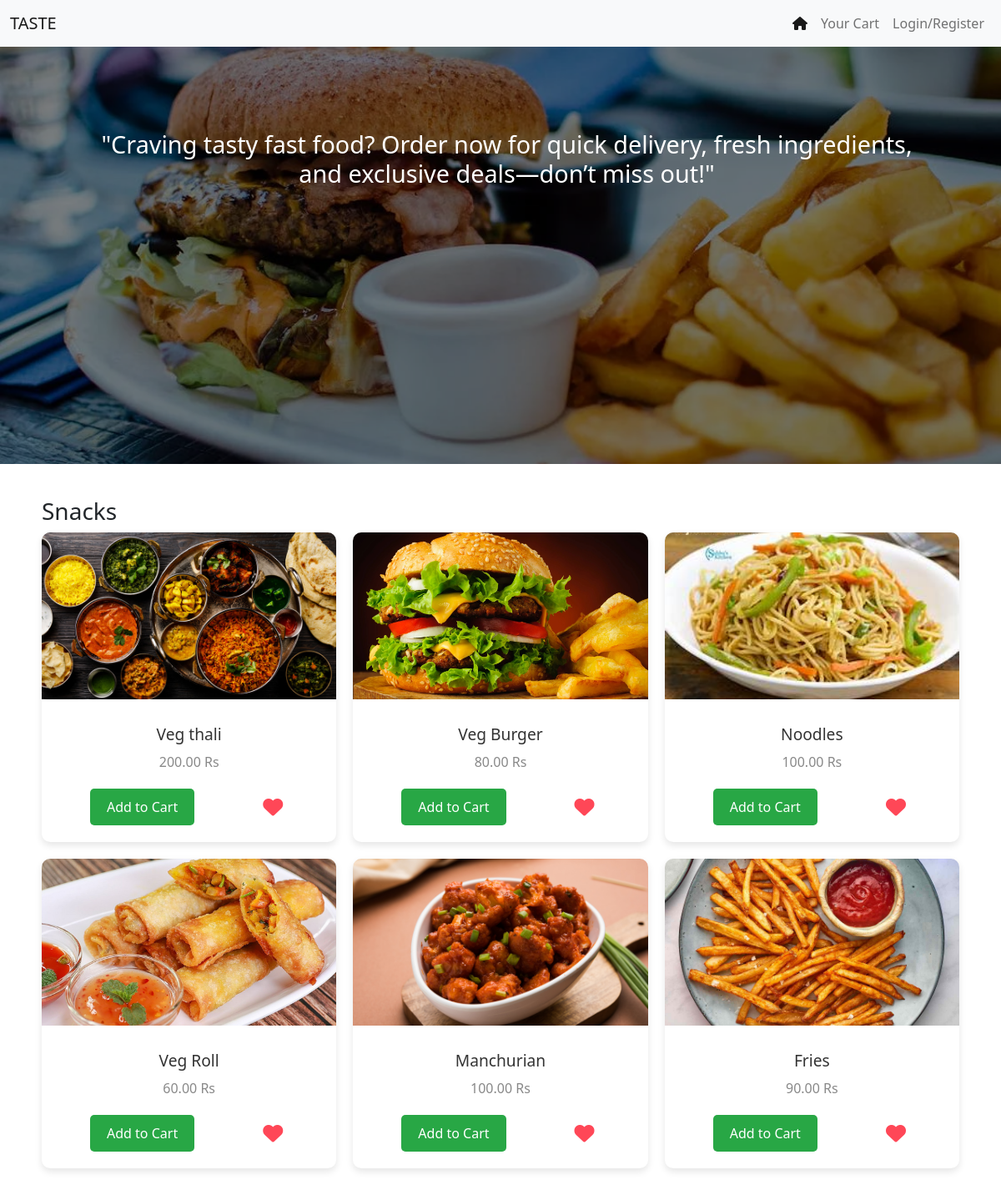
The app's page /app/home/ with its own data.
### myapp/models.py (models this page shows, shortened)
class Product(models.Model):
    image = models.ImageField(upload_to='product/', blank=True, null=True)
    name = models.CharField(max_length=255)
    price = models.DecimalField(max_digits=10, decimal_places=2)

### myapp/views.py (the view)
# urls.py: 2. Add a URL to urlpatterns:  path('', views.home, name='home')
def home(request):
    pro=Product.objects.all()
    pro={'pro':pro}
    return render(request,"home.html",pro)

### myapp/templates/home.html (shortened to what this page needs)
 {% load static %}
 {% include 'base.html' %}
 {% block content %}
 <div class="con" style="position: relative; width: 100%; height: 500px; overflow: hidden;">
    <img src="{% static 'fast.webp' %}" style="height: 100%; width: 100%; object-fit: cover;">
    <div style="position: absolute; top: 0; left: 0; width: 100%; height: 100%; background: rgba(0, 0, 0, 0.5);">
        <div class="container">
            <h3 style="color: white; margin-top: 100px; margin-left: 15px; font-size: 1.8rem;"
                class="text-center text-md-left">
                "Craving tasty fast food? Order now for quick delivery, fresh ingredients,<br> and exclusive deals—don’t miss out!"
            </h3>
        </div>
    </div>
</div>
 <div class="container" style="padding: 20px;">
     <h3 style="margin-top: 20px;">Snacks</h3>
     <div style="display: grid; grid-template-columns: repeat(auto-fill, minmax(300px, 1fr)); gap: 20px;">
         {% for p in pro %}
         <div style="border-radius: 10px; overflow: hidden; box-shadow: 0 4px 8px rgba(0, 0, 0, 0.1); background-color: #fff; transition: transform 0.3s;">
             <img src="/media/{{ p.image }}" alt="Product Image" style="width: 100%; height: 200px; object-fit: cover;">
             <div style="padding: 20px; text-align: center;">
                 <h2 style="font-size: 1.2em; margin: 10px 0; color: #333;">{{ p.name }}</h2>
                 <p style="font-size: 1em; color: #888; margin-bottom: 20px;">{{ p.price }} Rs</p>
                 <div style="display: flex; justify-content: space-around; align-items: center;">
                     <form method="post" action="{% url 'add_to_cart' p.id %}">
                        <button type="submit" style="background-color: #28a745; color: white; border: none; padding: 10px 20px; border-radius: 5px; cursor: pointer; transition: background-color 0.3s;">
                            Add to Cart
                        </button>
                    </form>
                     <button style="background: none; border: none; cursor: pointer; color: #ff4757; font-size: 1.5em; transition: color 0.3s;"><i class="fas fa-heart"></i></button>
                 </div>
             </div>
         </div>
         {% endfor %}
     </div>
 </div>
 {% endblock %}

### myapp/templates/base.html (shortened to what this page needs)
<!DOCTYPE html>
<html lang="en">
<head>
</head>
<link href="https://cdn.jsdelivr.net/npm/bootstrap@5.0.2/dist/css/bootstrap.min.css" rel="stylesheet">
<link rel="stylesheet" href="https://cdnjs.cloudflare.com/ajax/libs/font-awesome/6.6.0/css/all.min.css" />
<body>
    <nav class="navbar navbar-expand-lg navbar-light bg-light">
        <div class="container-fluid">
          <a class="navbar-brand" href="#">TASTE</a>
          <div class="collapse navbar-collapse" id="navbarSupportedContent">
            <ul class="navbar-nav ms-auto mb-2 mb-lg-0">
              <li class="nav-item">
                <a class="nav-link active" aria-current="page" href="{% url 'home' %}"><i class="fa-solid fa-house"></i></a>
              </li>
              <li class="nav-item">
                <a class="nav-link" href="{% url 'view_cart' %}">Your Cart</a>
              </li>
              <li class="nav-item">
                <a class="nav-link" href="{% url 'register' %}">Login/Register</a>
              </li>
          </div>
        </div>
      </nav>
</body>
</html>

### records on screen
Product: image (picture), name "Veg thali", price "200.00"
Product: image (picture), name "Veg Burger", price "80.00"
Product: image (picture), name "Noodles", price "100.00"
Product: image (picture), name "Veg Roll", price "60.00"
Product: image (picture), name "Manchurian", price "100.00"
Product: image (picture), name "Fries", price "90.00"
